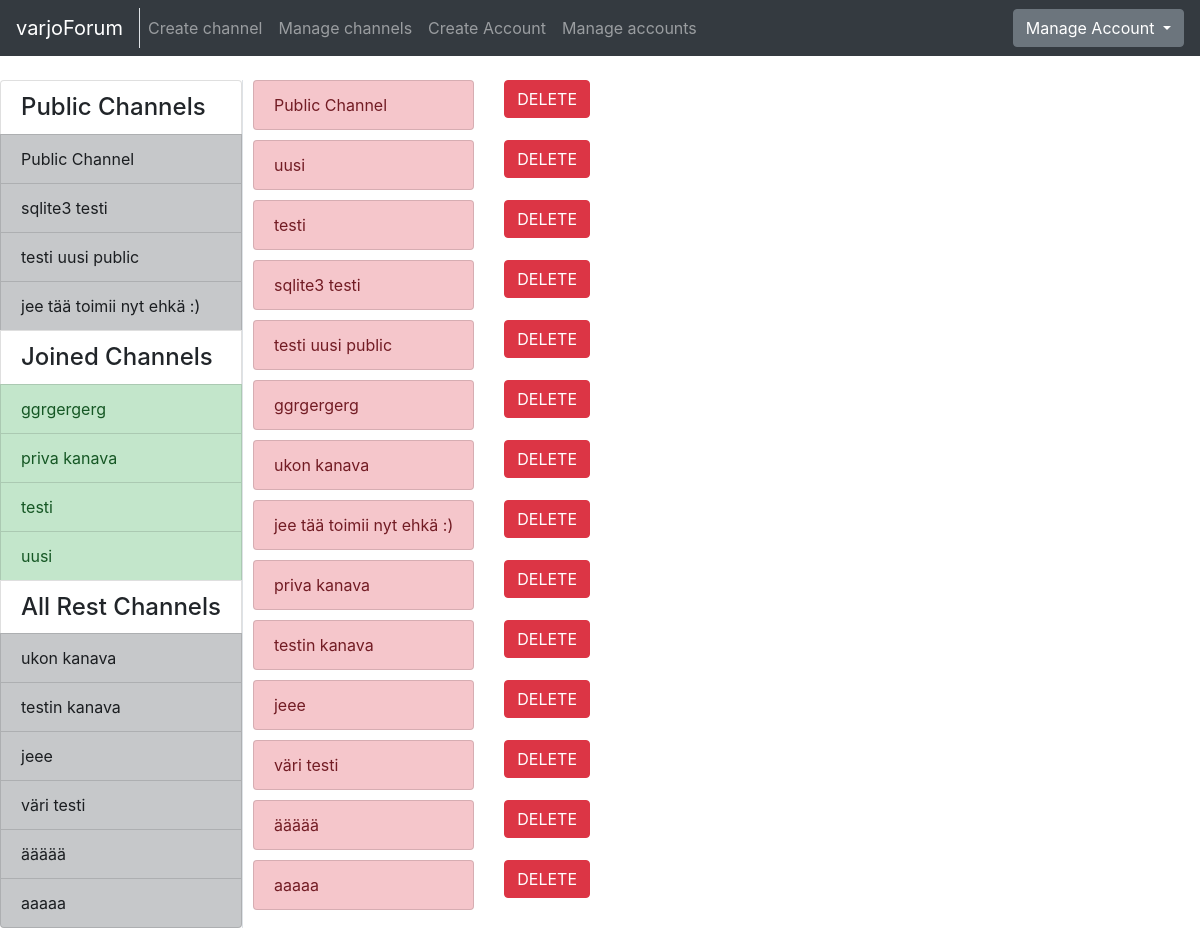
The page /channel/manage/ (signed in) on the database its author committed.
### application/channels/models.py (models this page shows, shortened)
class Channel(Base):
    name = db.Column(db.String(144), nullable=False)
    introduction = db.Column(db.Text, nullable=False)
    master_id = db.Column(db.Integer, nullable=False)
    public = db.Column(db.Boolean, nullable=False)
    messages = db.relationship("Message", backref='Channel', lazy=True)
    accounts = db.relationship('Account', secondary=accounts, lazy='subquery',
        backref=db.backref('channels', lazy=True))
    @staticmethod
    def get_my_channels(account_id):
        stmt = text("SELECT Channel.id, Channel.name, Channel.master_id"
                    " FROM Channel, Account, Accounts"
                    " WHERE Channel.id = Accounts.channel_id"
                    " AND Account.id = Accounts.account_id"
                    " AND Account.id = :account_id"
                    " ORDER BY Channel.name").params(account_id=account_id)
        res = db.engine.execute(stmt)
        response = []
        for row in res:
            response.append({"channel_id":row[0], "channel_name":row[1], "master_id":row[2]})
        return response
    @staticmethod
    def get_channels_where_not_in(account_id):
        stmt = text("SELECT channel.id, channel.name, channel.public"
                    " FROM Channel"
                    " WHERE Channel.id NOT IN ("
                        " SELECT Channel.id"
                            " FROM Channel, Account, Accounts"
                            " WHERE Channel.id = Accounts.channel_id"
                            " AND Account.id = Accounts.account_id"
                            " AND Account.id = :account_id"
                            " )").params(account_id=account_id)
        res = db.engine.execute(stmt)
        response = []
        for row in res:
            response.append({"id":row[0], "name":row[1], "public":row[2]})
        return response
    @staticmethod
    def get_all_publics():
        stmt = text("SELECT Channel.id, Channel.name"
                    " FROM Channel"
                    " WHERE Channel.public = 1")
        res = db.engine.execute(stmt)
        response = []
        for row in res:
            response.append({"id":row[0], "name":row[1]})
        return response

### application/channels/views.py (the view)
@app.route("/channel/manage/", methods=["GET"])
@login_required
def channel_manager():
    return render_template("channels/manager.html", channels = Channel.query.all(),
        my_channels=Channel.get_my_channels(current_user.id),
        all_channels=Channel.get_channels_where_not_in(current_user.id),
        public_channels=Channel.get_all_publics())

### application/__init__.py (called while the page is built)
@login_manager.user_loader
def load_user(account_id):
  return Account.query.get(account_id)

### application/templates/channels/manager.html
{% extends "layout.html" %}
{% block body %}
<div class="row" style="padding-left:10px">
  <ul class="list-group">
    {% for channel in channels %}
    <div class="row" style="padding-bottom: 10px">
      <div class="col">
        <div class="list-group-item list-group-item-danger">
          {{ channel.name }}
        </div>
      </div>
      <div class="col-md-auto">
        <form action="{{ url_for('delete_channel', channel_id=channel.id) }}" method="POST">
          <button type="submit" class="btn btn-danger" >DELETE</button>
        </form>
      </div>
    </div>
    {% endfor %}
  </ul>
</div>
{% endblock %}

### application/templates/layout.html (shortened to what this page needs)
<!DOCTYPE html>
  <html>
    <head>
      <link rel="stylesheet" href="https://maxcdn.bootstrapcdn.com/bootstrap/4.0.0/css/bootstrap.min.css">
    </head>
    <body>
      <nav class="navbar navbar-expand-md navbar-dark bg-dark mb-4">
        <div class="border-right">
          <a class="navbar-brand" href="{{ url_for('index') }}">varjoForum</a>
        </div>
        <div class="collapse navbar-collapse" id="navbarCollapse">
          <ul class="navbar-nav mr-auto">
            {% if current_user.is_authenticated %}
              <li class="nav-item">
                <a class="nav-link" href="{{ url_for('channels_create') }}">Create channel</a>
              </li>
            {% endif %}
            {% if current_user.admin == True %}
              <li class="nav-item">
                <a href="{{ url_for('channel_manager') }}" class="nav-link">Manage channels</a>
              </li>
              <li class="nav-item">
                <a href="{{ url_for('account_create') }}" class="nav-link">Create Account</a>
              </li>
              <li class="nav-item">
                <a class="nav-link" href="{{ url_for('account_list') }}">Manage accounts</a>
              </li>
            {% endif %}
          </ul>
            {% if current_user.is_authenticated %}
            <div class="btn-group">
              <button type="button" class="btn btn-secondary dropdown-toggle" data-toggle="dropdown" aria-haspopup="true" aria-expanded="false">
                  Manage Account
              </button>
            </div>
            {% else %}
            <a class="btn btn-success" href="{{ url_for('auth_login') }}">Login</a>
            {% endif %}
        </div>
      </nav>
      <div class="container-fluid" >
        <div class="row">
            <div class="border-right">
              <div class="col-sx" >
                <div style="float: left">
                  <div class="list-group">
                  {% if current_user.is_authenticated %}
                    <h4 class="list-group-item">Public Channels</h4>
                    {% for public in public_channels %}
                      <a href="{{ url_for('one_channel_index', channel_id=public.id, sort='first') }}"
                          class="list-group-item list-group-item-action list-group-item-dark">
                        {{ public.name }}
                      </a>
                    {% endfor %}
                    {% if my_channels %}
                      <h4 class="list-group-item">Joined Channels</h4>
                    {% endif %}
                    {% for my_channel in my_channels %}
                      {% if my_channel.master_id == current_user.id %}
                      <a href="{{ url_for('one_channel_index', channel_id=my_channel.channel_id, sort='first') }}"
                          class="list-group-item list-group-item-action list-group-item-success">
                        {{ my_channel.channel_name }}
                      </a>
                      {% else %}
                      <a href="{{ url_for('one_channel_index', channel_id=my_channel.channel_id, sort='first') }}"
                          class="list-group-item list-group-item-action list-group-item-dark">
                        {{ my_channel.channel_name }}
                      </a>
                      {% endif %}
                    {% endfor %}
                    <h4 class="list-group-item">All Rest Channels</h4>
                {% else %}
                {% if all_channels %}
                <h4 class="list-group-item">All Channels</h4>
                {% endif %}
                {% endif %}
                {% for channel in all_channels %}
                  {% if channel.public == False %}
                  <a href="{{ url_for('one_channel_index', channel_id=channel.id, sort='first') }}"
                      class="list-group-item list-group-item-action list-group-item-dark">
                    {{ channel.name }}
                  </a>
                  {% endif %}
                {% endfor %}
              </div>
              </div>
              </div>
          </div>
          <div class="col">
            {% block body %}{% endblock %}
          </div>
        </div>
    </body>
  </html>

### rows shown on the page
Channel: name "Public Channel"
Channel: name "sqlite3 testi"
Channel: name "testi uusi public"
Channel: name "jee tää toimii nyt ehkä :)"
Channel: channel_name "ggrgergerg", name "ggrgergerg"
Channel: channel_name "priva kanava", name "priva kanava"
Channel: channel_name "testi", name "testi"
Channel: channel_name "uusi", name "uusi"
Channel: name "ukon kanava"
Channel: name "testin kanava"
Channel: name "jeee"
Channel: name "väri testi"
Channel: name "äääää"
Channel: name "aaaaa"
